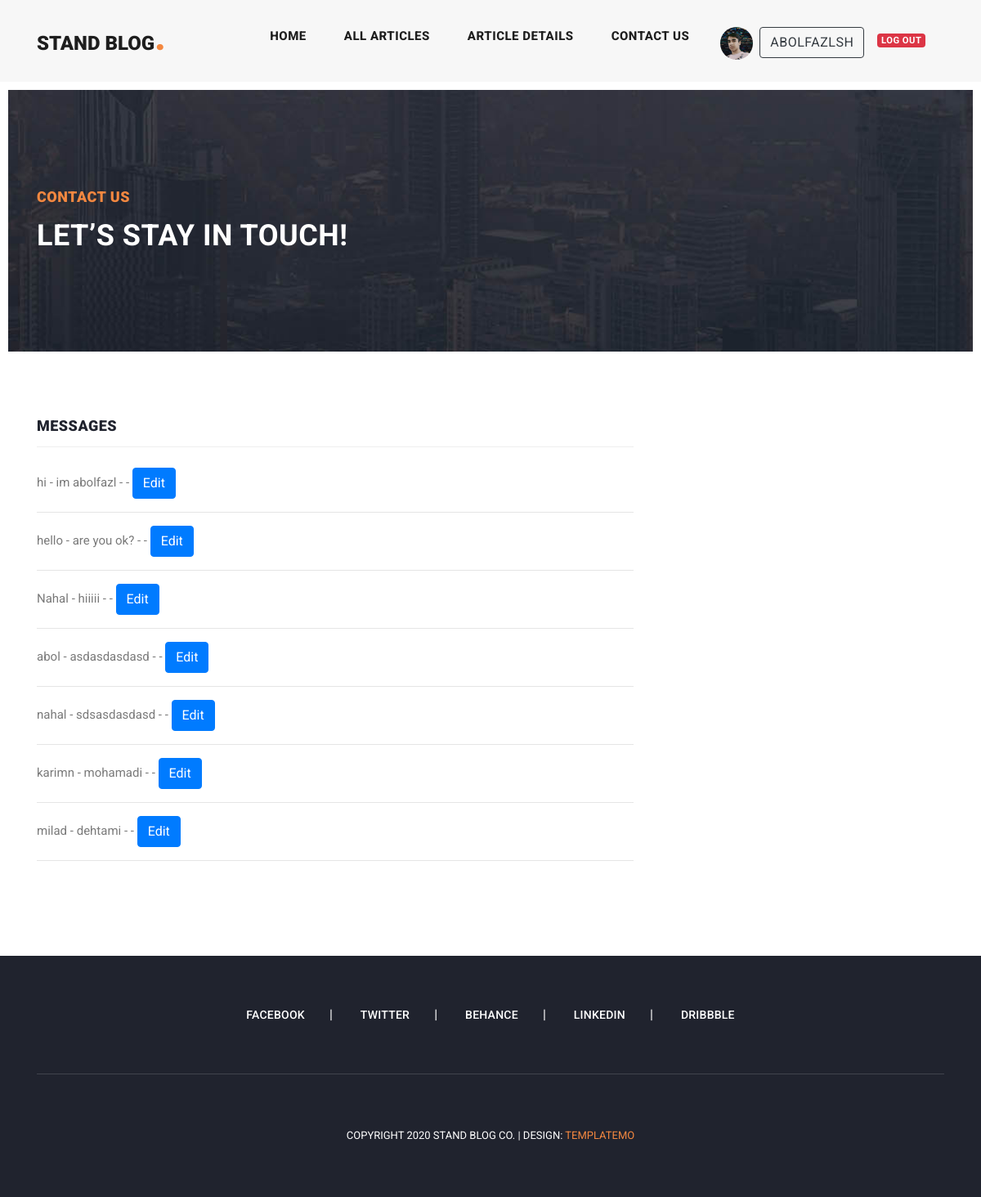
The page /articles/messages (signed in) on the database as committed earlier.
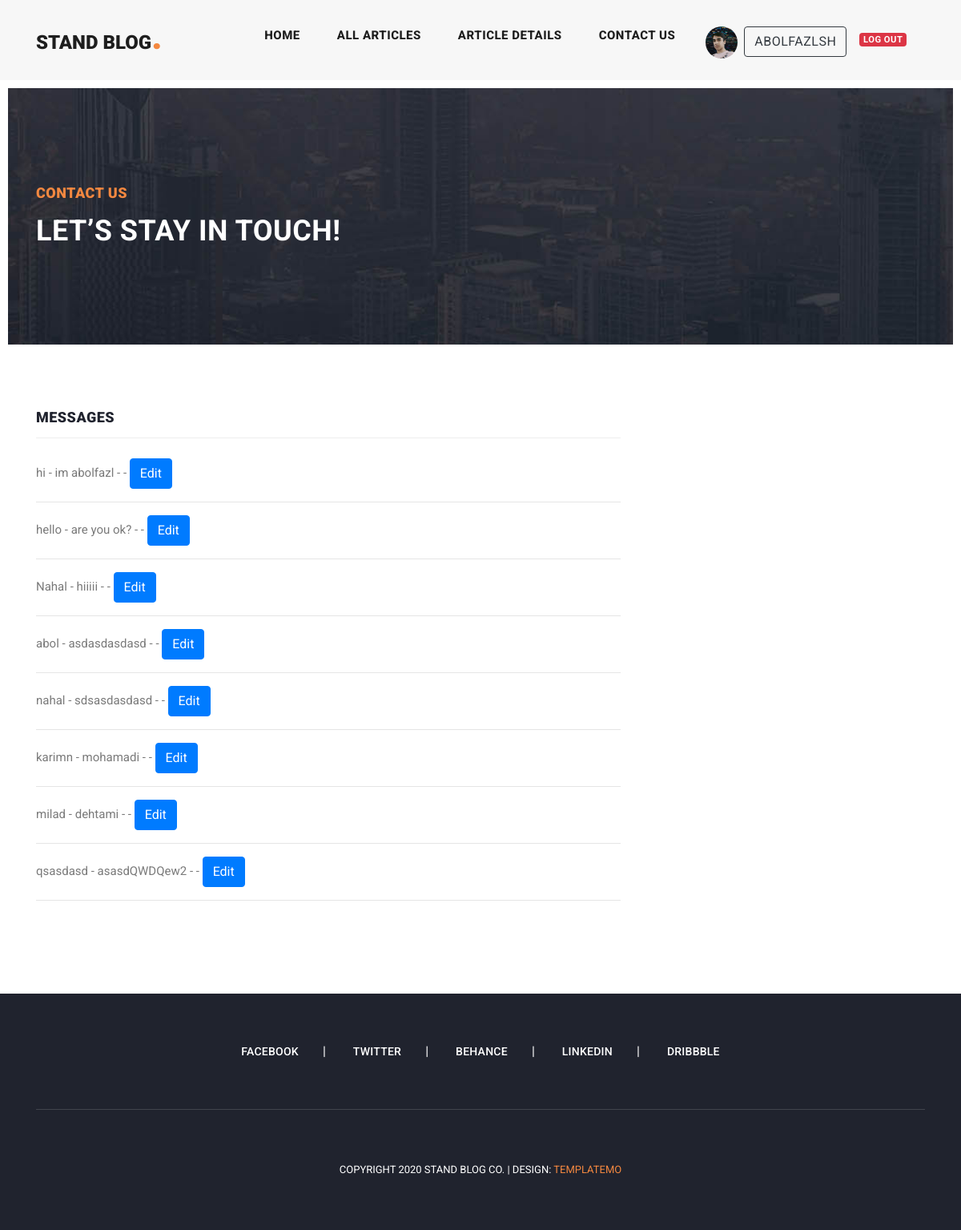
The same page on the database as committed later.
### blog/models.py (models this page shows, shortened)
class ContactUs(models.Model):
    title = models.CharField(max_length=100, null=True, verbose_name="عنوان")
    text = models.TextField(verbose_name="پیام")
    email = models.EmailField(verbose_name="ایمیل")
    created = models.DateTimeField(auto_now_add=True, null=True)
    class Meta:
        verbose_name = "تماس با ما"
        verbose_name_plural = "تماس با ما"

### blog/views.py (the view)
# urls.py: path("messages", views.MessageListView.as_view(), name="messages"),
class MessageListView(ListView):
    model = ContactUs
    template_name = "blog/message_list.html"
    context_object_name = "messages"

### context_processors/context_processors.py (called while the page is built)
def recent_articles(request):
    recent_articles = Article.objects.all().order_by("-created")[:4]
    return {"recent_articles": recent_articles}

def categories(request):
    categories = Category.objects.all()
    return {"categories": categories}

### blog/templates/blog/message_list.html (shortened to what this page needs)
{% extends "base.html" %}
{% load static %}
{% block content %}
    <div class="heading-page header-text">
        <section class="page-heading">
            <div class="container">
                <div class="row">
                    <div class="col-lg-12">
                        <div class="text-content">
                            <h4>contact us</h4>
                            <h2>let’s stay in touch!</h2>
                        </div>
                    </div>
                </div>
            </div>
        </section>
    </div>
    <section class="contact-us">
        <div class="container">
            <div class="row">
                <div class="col-lg-12">
                    <div class="down-contact">
                        <div class="row">
                            <div class="col-lg-8">
                                <div class="sidebar-item contact-form">
                                    <div class="sidebar-heading">
                                        <h2>Messages</h2>
                                    </div>
                                    <div class="content">
                                        {% for message in messages %}
                                            <p>{{ message.title }} - {{ message.text }} - {{ message.age }} - <span><a
                                                    href="{% url "blog:message_edit" message.id %}" class="btn btn-primary">Edit</a></span></p>
                                            <hr>
                                        {% endfor %}
                                    </div>
                                </div>
                            </div>
                        </div>
                    </div>
                </div>
            </div>
        </div>
    </section>
{% endblock %}

Rows that differ between the two databases and show on the page:
added ContactUs: title "qsasdasd", text "asasdQWDQew2"
